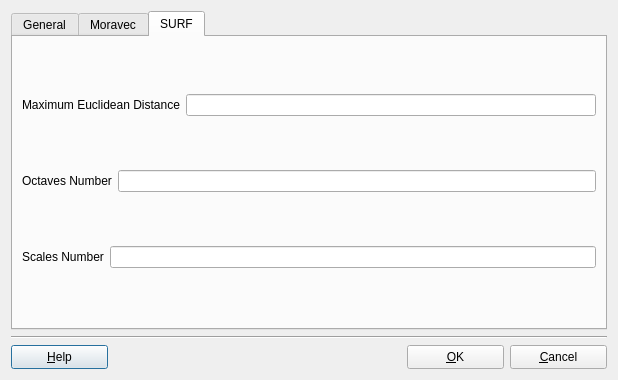
<?xml version="1.0" encoding="UTF-8"?>
<ui version="4.0">
 <class>TiePointsLocatorAdvancedForm</class>
 <widget class="QDialog" name="TiePointsLocatorAdvancedForm">
  <property name="geometry">
   <rect>
    <x>0</x>
    <y>0</y>
    <width>618</width>
    <height>380</height>
   </rect>
  </property>
  <property name="minimumSize">
   <size>
    <width>450</width>
    <height>380</height>
   </size>
  </property>
  <property name="windowTitle">
   <string>Tie Points Locator Advanced Options</string>
  </property>
  <property name="layoutDirection">
   <enum>Qt::LeftToRight</enum>
  </property>
  <layout class="QGridLayout" name="gridLayout_4">
   <item row="0" column="0">
    <widget class="QTabWidget" name="tabWidget">
     <property name="currentIndex">
      <number>2</number>
     </property>
     <widget class="QWidget" name="tab">
      <attribute name="title">
       <string>General</string>
      </attribute>
      <layout class="QGridLayout" name="gridLayout">
       <item row="0" column="0">
        <layout class="QHBoxLayout" name="horizontalLayout_3">
         <item>
          <widget class="QLabel" name="label_2">
           <property name="toolTip">
            <string>Enable/disable the geometry filter/outliers remotion</string>
           </property>
           <property name="text">
            <string>Geometry Filter</string>
           </property>
          </widget>
         </item>
         <item>
          <widget class="QCheckBox" name="m_enableGeometryFilterCheckBox">
           <property name="toolTip">
            <string>Enable/disable the geometry filter/outliers remotion</string>
           </property>
           <property name="text">
            <string>Enabled</string>
           </property>
          </widget>
         </item>
        </layout>
       </item>
       <item row="1" column="0">
        <layout class="QHBoxLayout" name="horizontalLayout_4">
         <item>
          <widget class="QLabel" name="label_3">
           <property name="toolTip">
            <string>Enable/Disable the use of multi-threads</string>
           </property>
           <property name="text">
            <string>Multi-Thread</string>
           </property>
          </widget>
         </item>
         <item>
          <widget class="QCheckBox" name="m_enableMultiThreadCheckBox">
           <property name="toolTip">
            <string>Enable/Disable the use of multi-threads</string>
           </property>
           <property name="text">
            <string>Enabled</string>
           </property>
          </widget>
         </item>
        </layout>
       </item>
       <item row="2" column="0">
        <layout class="QHBoxLayout" name="horizontalLayout_9">
         <item>
          <widget class="QLabel" name="label_8">
           <property name="text">
            <string>Interest Points Location</string>
           </property>
          </widget>
         </item>
         <item>
          <widget class="QComboBox" name="m_interesPointsLocationStrategyComboBox">
           <item>
            <property name="text">
             <string>Moravec</string>
            </property>
           </item>
           <item>
            <property name="text">
             <string>SURF</string>
            </property>
           </item>
          </widget>
         </item>
        </layout>
       </item>
       <item row="3" column="0">
        <layout class="QHBoxLayout" name="horizontalLayout_8">
         <item>
          <widget class="QLabel" name="label_7">
           <property name="text">
            <string>Geometric Transformation</string>
           </property>
          </widget>
         </item>
         <item>
          <widget class="QComboBox" name="m_geomTransfNameComboBox"/>
         </item>
        </layout>
       </item>
       <item row="4" column="0">
        <layout class="QHBoxLayout" name="horizontalLayout_6">
         <item>
          <widget class="QLabel" name="label_5">
           <property name="toolTip">
            <string>Geometry assurance (the error-free selection percent assurance) - valid range (0-1) - Use 0-zero to let this number be automatically found.</string>
           </property>
           <property name="text">
            <string>Geometry Filter Assurance</string>
           </property>
          </widget>
         </item>
         <item>
          <widget class="QLineEdit" name="m_geometryFilterAssuranceLineEdit">
           <property name="toolTip">
            <string>Geometry assurance (the error-free selection percent assurance) - valid range (0-1) - Use 0-zero to let this number be automatically found.</string>
           </property>
          </widget>
         </item>
        </layout>
       </item>
       <item row="5" column="0">
        <layout class="QHBoxLayout" name="horizontalLayout_7">
         <item>
          <widget class="QLabel" name="label_6">
           <property name="toolTip">
            <string>The maximum allowed transformation error (pixel units)</string>
           </property>
           <property name="text">
            <string>Transformation Max Error</string>
           </property>
          </widget>
         </item>
         <item>
          <widget class="QLineEdit" name="m_geomTransfMaxErrorLineEdit">
           <property name="toolTip">
            <string>The maximum allowed transformation error (pixel units)</string>
           </property>
          </widget>
         </item>
        </layout>
       </item>
       <item row="6" column="0">
        <layout class="QHBoxLayout" name="horizontalLayout_10">
         <item>
          <widget class="QLabel" name="label_9">
           <property name="toolTip">
            <string>The raster interpolator method</string>
           </property>
           <property name="text">
            <string>Interpolator</string>
           </property>
          </widget>
         </item>
         <item>
          <widget class="QComboBox" name="m_interpMethodComboBox">
           <property name="toolTip">
            <string>The raster interpolator method</string>
           </property>
           <item>
            <property name="text">
             <string>NearestNeighbor</string>
            </property>
           </item>
           <item>
            <property name="text">
             <string>Bilinear</string>
            </property>
           </item>
           <item>
            <property name="text">
             <string>Bicubic</string>
            </property>
           </item>
          </widget>
         </item>
        </layout>
       </item>
       <item row="7" column="0">
        <layout class="QHBoxLayout" name="horizontalLayout_12">
         <item>
          <widget class="QLabel" name="label_11">
           <property name="toolTip">
            <string>The maximum number of tie-points to generate (0 - Automatically found)</string>
           </property>
           <property name="text">
            <string>Maximum TiePoints</string>
           </property>
          </widget>
         </item>
         <item>
          <widget class="QLineEdit" name="m_maxTiePointsLineEdit">
           <property name="toolTip">
            <string>The maximum number of tie-points to generate (0 - Automatically found)</string>
           </property>
          </widget>
         </item>
        </layout>
       </item>
      </layout>
     </widget>
     <widget class="QWidget" name="tab_2">
      <attribute name="title">
       <string>Moravec</string>
      </attribute>
      <layout class="QGridLayout" name="gridLayout_2">
       <item row="0" column="0">
        <layout class="QHBoxLayout" name="horizontalLayout_2">
         <item>
          <widget class="QLabel" name="label">
           <property name="toolTip">
            <string>The correlation window width used to correlate points between the images (minimum 3)</string>
           </property>
           <property name="text">
            <string>Correlation Window Width</string>
           </property>
          </widget>
         </item>
         <item>
          <widget class="QLineEdit" name="m_correlationWindowWidthLineEdit">
           <property name="toolTip">
            <string>The correlation window width used to correlate points between the images (minimum 3)</string>
           </property>
          </widget>
         </item>
        </layout>
       </item>
       <item row="1" column="0">
        <layout class="QHBoxLayout" name="horizontalLayout_5">
         <item>
          <widget class="QLabel" name="label_4">
           <property name="toolTip">
            <string>The number of noise Gaussin iterations, when applicable (used to remove image noise, zero will disable the Gaussian Filter)</string>
           </property>
           <property name="text">
            <string>Gaussian Filter Iterations</string>
           </property>
          </widget>
         </item>
         <item>
          <widget class="QLineEdit" name="m_gaussianFilterIterationsLineEdit">
           <property name="toolTip">
            <string>The number of noise Gaussin iterations, when applicable (used to remove image noise, zero will disable the Gaussian Filter)</string>
           </property>
          </widget>
         </item>
        </layout>
       </item>
       <item row="2" column="0">
        <layout class="QHBoxLayout" name="horizontalLayout_13">
         <item>
          <widget class="QLabel" name="label_12">
           <property name="toolTip">
            <string>The minimum acceptable absolute correlation value when matching features (valid range: [0,1])</string>
           </property>
           <property name="text">
            <string>Minimum Correlation</string>
           </property>
          </widget>
         </item>
         <item>
          <widget class="QLineEdit" name="m_minAbsCorrelationLineEdit">
           <property name="toolTip">
            <string>The minimum acceptable absolute correlation value when matching features (valid range: [0,1])</string>
           </property>
          </widget>
         </item>
        </layout>
       </item>
       <item row="3" column="0">
        <layout class="QHBoxLayout" name="horizontalLayout_14">
         <item>
          <widget class="QLabel" name="label_13">
           <property name="toolTip">
            <string>The Moravec window width used to locate canditate tie-points (minimum 3)</string>
           </property>
           <property name="text">
            <string>Moravec Window Width</string>
           </property>
          </widget>
         </item>
         <item>
          <widget class="QLineEdit" name="m_moravecWindowWidthLineEdit">
           <property name="toolTip">
            <string>The Moravec window width used to locate canditate tie-points (minimum 3)</string>
           </property>
          </widget>
         </item>
        </layout>
       </item>
      </layout>
     </widget>
     <widget class="QWidget" name="tab_3">
      <attribute name="title">
       <string>SURF</string>
      </attribute>
      <layout class="QGridLayout" name="gridLayout_3">
       <item row="0" column="0">
        <layout class="QHBoxLayout" name="horizontalLayout_11">
         <item>
          <widget class="QLabel" name="label_10">
           <property name="toolTip">
            <string>The maximum acceptable euclidean distance when matching features (when applicable), valid range: [0,1]</string>
           </property>
           <property name="text">
            <string>Maximum Euclidean Distance</string>
           </property>
          </widget>
         </item>
         <item>
          <widget class="QLineEdit" name="m_maxNormEuclideanDistLineEdit">
           <property name="toolTip">
            <string>The maximum acceptable euclidean distance when matching features (when applicable), valid range: [0,1]</string>
           </property>
          </widget>
         </item>
        </layout>
       </item>
       <item row="1" column="0">
        <layout class="QHBoxLayout" name="horizontalLayout_15">
         <item>
          <widget class="QLabel" name="label_14">
           <property name="toolTip">
            <string>The number of octaves to generate (Minimum: 1)</string>
           </property>
           <property name="text">
            <string>Octaves Number</string>
           </property>
          </widget>
         </item>
         <item>
          <widget class="QLineEdit" name="m_octavesNumberLineEdit">
           <property name="toolTip">
            <string>The number of octaves to generate (Minimum: 1)</string>
           </property>
          </widget>
         </item>
        </layout>
       </item>
       <item row="2" column="0">
        <layout class="QHBoxLayout" name="horizontalLayout_16">
         <item>
          <widget class="QLabel" name="label_15">
           <property name="toolTip">
            <string>The number of sub-sampling scales to generate (minimum:3)</string>
           </property>
           <property name="text">
            <string>Scales Number</string>
           </property>
          </widget>
         </item>
         <item>
          <widget class="QLineEdit" name="m_scalesNumberLineEdit">
           <property name="toolTip">
            <string>The number of sub-sampling scales to generate (minimum:3)</string>
           </property>
          </widget>
         </item>
        </layout>
       </item>
      </layout>
     </widget>
    </widget>
   </item>
   <item row="1" column="0">
    <widget class="Line" name="line">
     <property name="orientation">
      <enum>Qt::Horizontal</enum>
     </property>
    </widget>
   </item>
   <item row="2" column="0">
    <layout class="QHBoxLayout" name="horizontalLayout">
     <item>
      <widget class="QPushButton" name="m_helpPushButton">
       <property name="sizePolicy">
        <sizepolicy hsizetype="Fixed" vsizetype="Fixed">
         <horstretch>0</horstretch>
         <verstretch>0</verstretch>
        </sizepolicy>
       </property>
       <property name="minimumSize">
        <size>
         <width>97</width>
         <height>24</height>
        </size>
       </property>
       <property name="text">
        <string>&amp;Help</string>
       </property>
      </widget>
     </item>
     <item>
      <spacer name="horizontalSpacer">
       <property name="orientation">
        <enum>Qt::Horizontal</enum>
       </property>
       <property name="sizeHint" stdset="0">
        <size>
         <width>136</width>
         <height>20</height>
        </size>
       </property>
      </spacer>
     </item>
     <item>
      <widget class="QPushButton" name="m_okPushButton">
       <property name="sizePolicy">
        <sizepolicy hsizetype="Fixed" vsizetype="Fixed">
         <horstretch>0</horstretch>
         <verstretch>0</verstretch>
        </sizepolicy>
       </property>
       <property name="minimumSize">
        <size>
         <width>97</width>
         <height>24</height>
        </size>
       </property>
       <property name="text">
        <string>&amp;OK</string>
       </property>
      </widget>
     </item>
     <item>
      <widget class="QPushButton" name="m_CancelPushButton">
       <property name="sizePolicy">
        <sizepolicy hsizetype="Fixed" vsizetype="Fixed">
         <horstretch>0</horstretch>
         <verstretch>0</verstretch>
        </sizepolicy>
       </property>
       <property name="minimumSize">
        <size>
         <width>97</width>
         <height>24</height>
        </size>
       </property>
       <property name="text">
        <string>&amp;Cancel</string>
       </property>
      </widget>
     </item>
    </layout>
   </item>
  </layout>
 </widget>
 <resources/>
 <connections>
  <connection>
   <sender>m_CancelPushButton</sender>
   <signal>clicked()</signal>
   <receiver>TiePointsLocatorAdvancedForm</receiver>
   <slot>close()</slot>
   <hints>
    <hint type="sourcelabel">
     <x>388</x>
     <y>361</y>
    </hint>
    <hint type="destinationlabel">
     <x>224</x>
     <y>189</y>
    </hint>
   </hints>
  </connection>
 </connections>
</ui>
